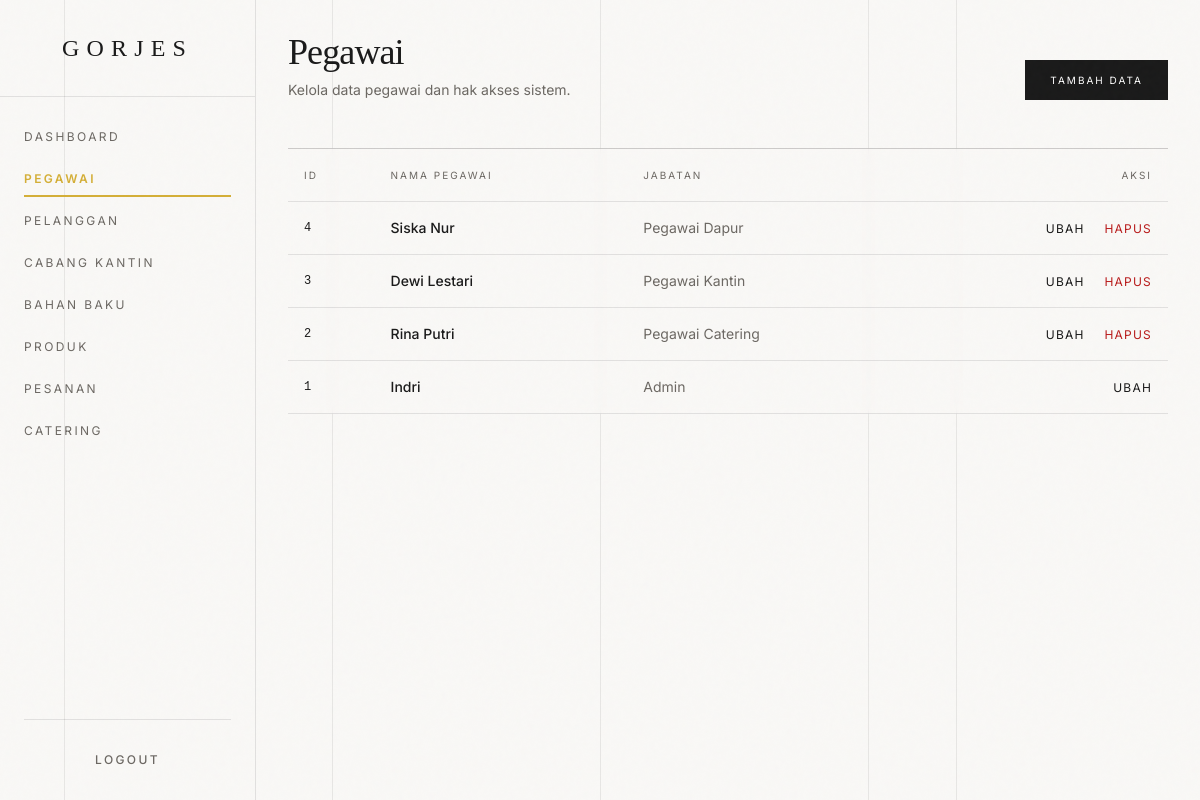
The app's page /dashboard/pegawai/pegawailihat.php (signed in) with its own data.
### tables this page shows
create table pegawai
(
    id_pegawai   int auto_increment
        primary key,
    nama_pegawai varchar(100) not null,
    jabatan      varchar(50)  null,
    password     varchar(255) not null,
    constraint uq_pegawai_nama unique (nama_pegawai)
);

### dashboard/pegawai/pegawailihat.php (the view, shortened to what this page needs)
<?php
include '../../layouts/config.php';
include '../../layouts/head.php';
include '../../layouts/menu.php';
$sql = "SELECT * FROM pegawai ORDER BY id_pegawai DESC";
$result = mysqli_query($conn, $sql);
?>
<div class="mb-12 flex justify-between items-end relative z-10">
    <div>
        <h2 class="font-serif text-4xl tracking-tight mb-2">Pegawai</h2>
        <p class="text-sm text-luxury-mutedFg">Kelola data pegawai dan hak akses sistem.</p>
    </div>
    <a href="pegawaitambah.php" class="h-10 px-6 border border-[#1A1A1A] bg-[#1A1A1A] text-white text-[10px] tracking-[0.2em] uppercase flex items-center hover:bg-transparent hover:text-[#1A1A1A] transition-all duration-300">
        Tambah Data
    </a>
</div>
<div class="border-t border-luxury-fg/20 overflow-x-auto relative z-10 bg-luxury-bg/50 backdrop-blur-sm">
    <table class="w-full text-left text-sm whitespace-nowrap">
        <thead>
            <tr class="border-b border-luxury-fg/10 uppercase text-[10px] tracking-[0.2em] text-luxury-mutedFg">
                <th class="py-4 px-4 font-normal">ID</th>
                <th class="py-4 px-4 font-normal">Nama Pegawai</th>
                <th class="py-4 px-4 font-normal">Jabatan</th>
                <th class="py-4 px-4 font-normal text-right">Aksi</th>
            </tr>
        </thead>
        <tbody>
            <?php while ($row = mysqli_fetch_assoc($result)): ?>
                <tr class="border-b border-[#1A1A1A]/10 hover:bg-[#F9F8F6] transition-colors duration-300">
                    <td class="py-4 px-4 font-mono text-xs"><?= htmlspecialchars($row['id_pegawai']) ?></td>
                    <td class="py-4 px-4 font-medium"><?= htmlspecialchars($row['nama_pegawai']) ?></td>
                    <td class="py-4 px-4 text-luxury-mutedFg"><?= htmlspecialchars($row['jabatan']) ?></td>
                    <td class="py-4 px-4 text-right space-x-4">
                        <a href="pegawaiubah.php?id=<?= $row['id_pegawai'] ?>" class="text-xs uppercase tracking-widest hover:text-luxury-accent transition-colors">Ubah</a>
                        <?php if ($row['id_pegawai'] != $_SESSION['id_pegawai']): ?>
                            <a href="pegawaihapus.php?id=<?= $row['id_pegawai'] ?>" class="text-xs uppercase tracking-widest text-red-700 hover:text-red-900 transition-colors">Hapus</a>
                        <?php endif; ?>
                    </td>
                </tr>
            <?php endwhile; ?>
        </tbody>
    </table>
</div>
<?php
include '../../layouts/footer.php';
include '../../layouts/vendor-scripts.php';
?>

### layouts/head.php (style rules this page uses)
body { background-color: #F9F8F6; color: #1A1A1A; border-radius: 0px !important; }
* { border-radius: 0px !important; }
table { border-radius: 0; border-collapse: collapse; background: transparent; box-shadow: none; border: none; }
th, td { border-bottom: 1px solid rgba(26,26,26,0.1) !important; }
th { background: transparent; }

### records on screen
pegawai: id_pegawai "4", nama_pegawai "Siska Nur", jabatan "Pegawai Dapur"
pegawai: id_pegawai "3", nama_pegawai "Dewi Lestari", jabatan "Pegawai Kantin"
pegawai: id_pegawai "2", nama_pegawai "Rina Putri", jabatan "Pegawai Catering"
pegawai: id_pegawai "1", nama_pegawai "Indri", jabatan "Admin"
